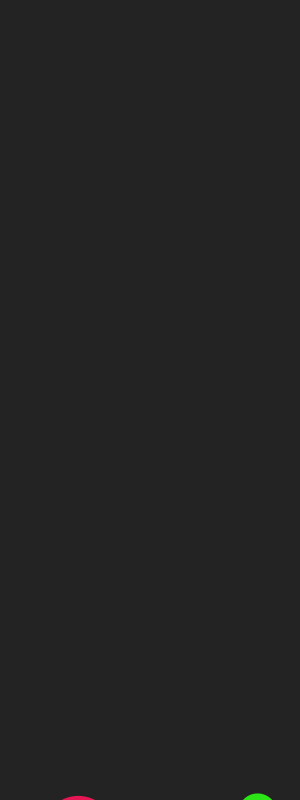
Frame 1 (no input)
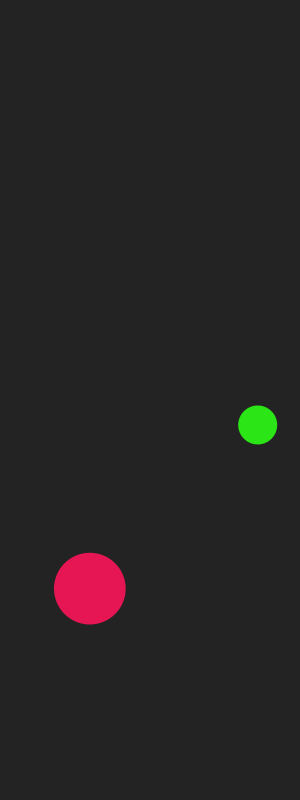
Frame 60 (the mouse pressed at the canvas centre just before this capture)
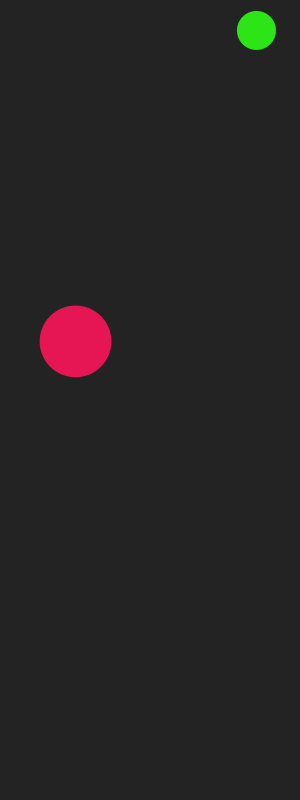
Frame 120 (the mouse held since frame 60 and released just before this capture)

The Processing sketch that drew these frames (run headless with seeded random() and noise(); from frame 60 on, the mouse is pressed at the canvas centre):

// Processing sketch: processing_135442
// ── processing_135442.pde

Bubble b;
Bubble b2;

void setup(){
  size(300, 800);
  smooth();
  colorMode(HSB, 360,100,100);
  
  b = new Bubble();
  b2 = new Bubble();
}

void draw(){
  background(50);

  b.run();  
  b2.run();
}
class Bubble {
  float x, y, xoff; //position
  float r; //radius
  float h; //hue
  float speed;

  Bubble() {
    init();
  }

  void init() {
    r = random(10, 50);
    x = random(width);
    y = height+r; 
    h = random(360);
    speed = map(r, 10, 50, 8, 2);
  }

  void floatUp() {
    y -= speed;
    xoff = sin(frameCount/r) * r/3.0;
  }
  void wrap() {
    if (y <= -r) {
      init();
    }
  }
  
  void render() {
    fill(h, 90, 90);
    noStroke();
    ellipse(x+xoff, y, r*2, r*2);
  }
  void run() {
    floatUp();
    wrap();
    render();
  }
}
